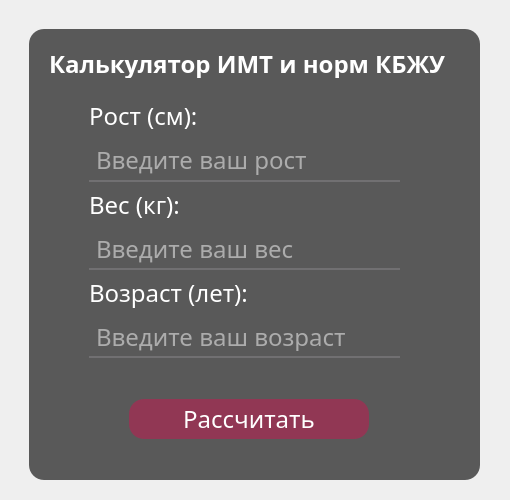
<?xml version="1.0" encoding="UTF-8"?>
<ui version="4.0">
 <class>BodyMetrics</class>
 <widget class="QMainWindow" name="BodyMetrics">
  <property name="geometry">
   <rect>
    <x>0</x>
    <y>0</y>
    <width>510</width>
    <height>500</height>
   </rect>
  </property>
  <property name="windowTitle">
   <string>Здоровье в цифрах</string>
  </property>
  <property name="windowIcon">
   <iconset resource="resources.qrc">
    <normaloff>:/main/img/logo.jpg</normaloff>:/main/img/logo.jpg</iconset>
  </property>
  <property name="styleSheet">
   <string notr="true">* {
    font-family: century gothic;
    font-size: 24px;
}

#BodyMetrics {
    background: url(:/main/img/bg.jpg);
}

#ResultForm {
    background: #f2d6e1; 
}

#bodyMetricsFrame {
	background-color: rgba(51, 51, 51, 0.8);
	border-radius: 15px;
}

#resultFormFrame  {
    background-color: rgba(51, 51, 51, 0.8);
}

#titleLable,
#heightLabel,
#weightLabel,
#ageLabel,
#bmiLabel,
#bmiOutput,
#bmrLabel,
#bmrOutput,
#carbsLabel,
#carbsOutput,
#fatsLabel,
#fatsOutput,
#proteinsLabel,
#proteinsOutput {
    color: white;
    background: transparent;
}

#BodyMetrics QLineEdit {
	color: white;
    background: transparent;
    border: none;
    border-bottom: 2px solid #717072;
    padding: 5px;
}

#BodyMetrics QLineEdit:focus {
    border-bottom: 2px solid #49ebff;
}

#calculateButton,
#closeButton {
    color: white;
    background: #913754;
    border-radius: 15px;
}

#calculateButton:hover,
#closeButton:hover {
    color: #333;
    background: #49ebff;
    border-radius: 15px;
}

#calculateButton:pressed,
#closeButton:pressed {
    background: #713040;
}
</string>
  </property>
  <widget class="QWidget" name="centralwidget">
   <widget class="QFrame" name="bodyMetricsFrame">
    <property name="geometry">
     <rect>
      <x>29</x>
      <y>29</y>
      <width>451</width>
      <height>451</height>
     </rect>
    </property>
    <property name="frameShape">
     <enum>QFrame::Shape::StyledPanel</enum>
    </property>
    <property name="frameShadow">
     <enum>QFrame::Shadow::Raised</enum>
    </property>
    <widget class="QLabel" name="titleLable">
     <property name="geometry">
      <rect>
       <x>20</x>
       <y>20</y>
       <width>400</width>
       <height>29</height>
      </rect>
     </property>
     <property name="font">
      <font>
       <family>century gothic</family>
       <pointsize>-1</pointsize>
       <bold>true</bold>
      </font>
     </property>
     <property name="text">
      <string>Калькулятор ИМТ и норм КБЖУ</string>
     </property>
    </widget>
    <widget class="QPushButton" name="calculateButton">
     <property name="geometry">
      <rect>
       <x>100</x>
       <y>370</y>
       <width>240</width>
       <height>40</height>
      </rect>
     </property>
     <property name="text">
      <string>Рассчитать</string>
     </property>
    </widget>
    <widget class="QWidget" name="layoutWidget">
     <property name="geometry">
      <rect>
       <x>60</x>
       <y>70</y>
       <width>311</width>
       <height>259</height>
      </rect>
     </property>
     <layout class="QVBoxLayout" name="verticalLayout_4">
      <item>
       <layout class="QVBoxLayout" name="verticalLayout">
        <item>
         <widget class="QLabel" name="heightLabel">
          <property name="text">
           <string>Рост (см):</string>
          </property>
         </widget>
        </item>
        <item>
         <widget class="QLineEdit" name="heightInput">
          <property name="placeholderText">
           <string>Введите ваш рост</string>
          </property>
         </widget>
        </item>
       </layout>
      </item>
      <item>
       <layout class="QVBoxLayout" name="verticalLayout_2">
        <item>
         <widget class="QLabel" name="weightLabel">
          <property name="text">
           <string>Вес (кг):</string>
          </property>
         </widget>
        </item>
        <item>
         <widget class="QLineEdit" name="weightInput">
          <property name="placeholderText">
           <string>Введите ваш вес</string>
          </property>
         </widget>
        </item>
       </layout>
      </item>
      <item>
       <layout class="QVBoxLayout" name="verticalLayout_3">
        <item>
         <widget class="QLabel" name="ageLabel">
          <property name="text">
           <string>Возраст (лет):</string>
          </property>
         </widget>
        </item>
        <item>
         <widget class="QLineEdit" name="ageInput">
          <property name="placeholderText">
           <string>Введите ваш возраст</string>
          </property>
         </widget>
        </item>
       </layout>
      </item>
     </layout>
    </widget>
   </widget>
  </widget>
 </widget>
 <resources>
  <include location="resources.qrc"/>
 </resources>
 <connections/>
</ui>
